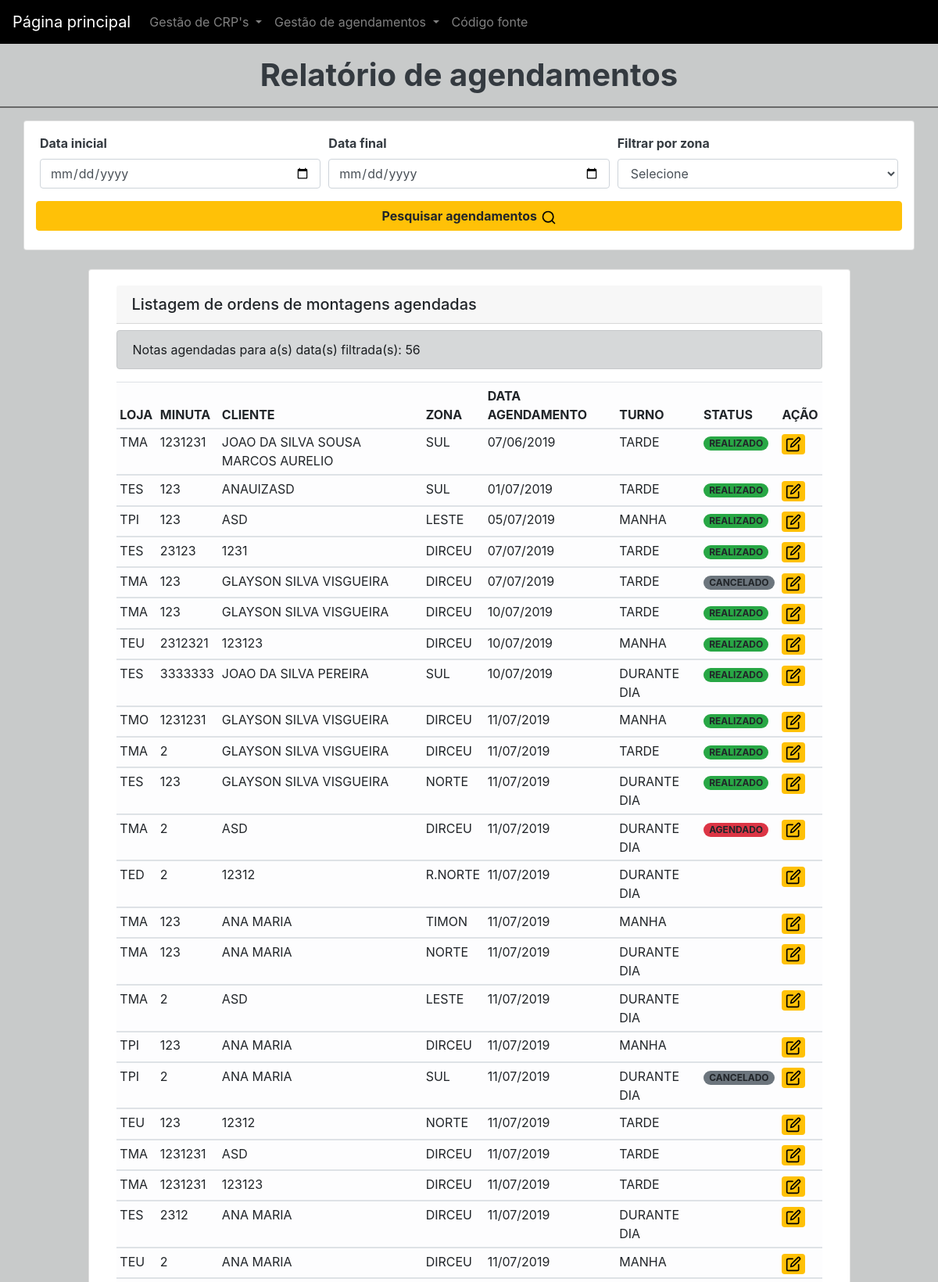
Screenshot of /listar-agendamentos/ (upper part) with the database file from the repository.
### montagem/models.py (models this page shows, shortened)
class Minuta(models.Model):
	id = models.AutoField(primary_key=True)
	loja = models.CharField('Loja:', choices=LOJAS,max_length = 3, blank=False)
	numMinuta = models.CharField('Minuta:', max_length = 7, blank=False)
	cliente = models.CharField('Cliente:', max_length = 150, blank = False)
	created_at = models.DateTimeField('Criado em',auto_now_add = True)
	updated_at = models.DateTimeField('Atualizado em',auto_now = True)
	zona = models.CharField('Zona:', choices=ZONAS,max_length = 8, blank=False)
	dataAgendamento = models.DateField('Data de agendamento:', blank=False)
	turnoAgendamento = models.CharField('Turno de agendamento:', choices=TURNO_DISPONIVEL,max_length = 11, blank=False,default='DURANTE DIA')
	status = models.CharField('Status de montagem:', choices=STATUS,max_length = 9, blank=True)
	class Meta:
		verbose_name = "Minuta"
		verbose_name_plural = "Minutas"
		ordering = ['id','loja','numMinuta','cliente']

### core/views.py (the view, shortened to what this page needs)
# urls.py: path('listar-agendamentos/',views.listarAgendamentos, name="listarAgendamentos"),
def listarAgendamentos(request):
    agendamentos = Minuta.objects.all().order_by('dataAgendamento')
    agendamentos_norte = Minuta.objects.filter(zona='NORTE')
    agendamentos_sul = Minuta.objects.filter(zona='SUL')
    agendamentos_dirceu = Minuta.objects.filter(zona='DIRCEU')
    agendamentos_leste = Minuta.objects.filter(zona='LESTE')
    agendamentos_timon = Minuta.objects.filter(zona='TIMON')
    qtdNorte = Minuta.objects.filter(zona='NORTE').count()
    contadorAgendamentos = Minuta.objects.all().count()
    qtdDirceu = Minuta.objects.filter(zona='DIRCEU').count()
    qtdTimon = Minuta.objects.filter(zona='TIMON').count()
    qtdLeste = Minuta.objects.filter(zona='LESTE').count()
    template_name = 'listar-agendamentos.html'
    data_inicio_query = request.GET.get('date_min')
    data_final_query = request.GET.get('date_max')
    zona_escolhida = request.GET.get('zona_escolhida')
    if is_valid_queryparam(data_final_query):
        agendamentos = agendamentos.filter(dataAgendamento__lte=data_final_query)
    context = {
        'agendamentos': agendamentos,
        'agendamentos_norte' :agendamentos_norte,
        'agendamentos_sul' :agendamentos_sul,
        'agendamentos_dirceu' :agendamentos_dirceu,
        'agendamentos_leste' :agendamentos_leste,
        'agendamentos_timon' :agendamentos_timon,
        'qtdNorte': qtdNorte,
        'contadorAgendamentos':contadorAgendamentos,
        'qtdDirceu': qtdDirceu,
        'qtdTimon': qtdTimon,
        'qtdLeste': qtdLeste,
    }
    return render(request, template_name, context)

### core/views.py (called while the page is built)
def is_valid_queryparam(param):
    return param != '' and param is not None

### core/templates/listar-agendamentos.html (shortened to what this page needs)
{% extends "base.html" %}
{% load static %}
{% block content %}
<div class="container">
	<h1 class="col text-dark text-center"><strong>Relatório de agendamentos</strong></h1>
</div>
<hr style="
      background-color: #6E6E6E;
      height: 1px;">
<div class="container card">
	<form>
		<div class="form-row mx-auto mt-3">
			<div class="col-4 ">
				<label class="text-dark " for="publishDateMin"><strong>Data inicial</strong></label>
				<input type="date" class="form-control" id="publishDateMin" name="date_min">
			</div>
			<div class="col-4">
				<label class="text-dark" for="publishDateMax"><strong>Data final</strong></label>
				<input type="date" class="form-control" id="publishDateMax" name="date_max">
			</div>
			<div class="col-4">
				<div class="form-group">
					<label class="text-dark" for="exampleFormControlSelect1"><strong>Filtrar por zona</strong></label>
					<select class="form-control" id="exampleFormCo2trolSelect1" name="zona_escolhida">
						<option value="">Selecione</option>
					</select>
				</div>
			</div>
			<button type="submit" class="btn btn-warning btn-block"><strong>Pesquisar agendamentos</strong>&nbsp;<img src="/static/feather/search.svg" alt="edit" class="icone"></button>
		</form>
	</div><br>
<div class="container-fluid mt-4">
	<div class="col-10 table-responsive mx-auto card">
		<div class="card-body">
			<h5 class="card-header">Listagem de ordens de montagens agendadas</h5>
		<div class="alert alert-dark mt-2" role="alert">
			Notas agendadas para a(s) data(s) filtrada(s): {{contadorAgendamentos}}
		</div>
		<table class="table table-sm table-hover table-light">
			<thead>
				<tr>
					<th scope="col ">LOJA</th>
					<th scope="col">MINUTA</th>
					<th scope="col">CLIENTE</th>
					<th scope="col">ZONA</th>
					<th scope="col">DATA AGENDAMENTO</th>
					<th scope="col">TURNO</th>
					<th scope="col">STATUS</th>
					<th scope="col">AÇÃO</th>
				</tr>
			</thead>
			<tbody>
				<tr>
					{% for agendamento in agendamentos %}
					<td>{{ agendamento.loja }}</td>
					<td>{{ agendamento.numMinuta }}</td>
					<td>{{ agendamento.cliente|upper }}</td>
					<td>{{ agendamento.zona }}</td>
					<td>{{ agendamento.dataAgendamento|date:"d/m/Y" }}</td>
					<td>{{ agendamento.turnoAgendamento }}</td>
					<td>
						{% if agendamento.status == "REALIZADO" %}
						<a class="badge badge-pill badge-success mx-auto">{{ agendamento.status}}</a>
						{% elif agendamento.status == "AGENDADO" %}
						<a class="badge badge-pill badge-danger mx-auto">{{ agendamento.status}}</a>
						{% else %}
						<a class="badge badge-pill badge-secondary mx-auto">{{ agendamento.status}}</a>
						{% endif%}
					</td>
					<td><a href="{% url 'editarAgendamento' pk=agendamento.pk %}" class="badge badge-warning" data-toggle="tooltip" data-placement="top" title="Editar agendamento"><img src="/static/feather/edit.svg" alt="edit" class="icone"></a>&nbsp;<a href="#" class="badge badge-warning"></a></td>
				</tr>
			</tbody>{% endfor %}
		</table>
	</div>
</div>
{% endblock %}

### core/templates/base.html (style rules this page uses)
.icone { width:20px; }
.background-site { background: rgb(200, 202, 202); background-repeat: repeat; background-size:100%; }

### rows the page displays
Minuta: loja "TMA", numMinuta "1231231", cliente "JOAO DA SILVA SOUSA MARCOS AURELIO", zona "SUL", dataAgendamento "07/06/2019", turnoAgendamento "TARDE", status "REALIZADO"
Minuta: loja "TES", numMinuta "123", cliente "ANAUIZASD", zona "SUL", dataAgendamento "01/07/2019", turnoAgendamento "TARDE", status "REALIZADO"
Minuta: loja "TPI", numMinuta "123", cliente "ASD", zona "LESTE", dataAgendamento "05/07/2019", turnoAgendamento "MANHA", status "REALIZADO"
Minuta: loja "TES", numMinuta "23123", cliente "1231", zona "DIRCEU", dataAgendamento "07/07/2019", turnoAgendamento "TARDE", status "REALIZADO"
Minuta: loja "TMA", numMinuta "123", cliente "GLAYSON SILVA VISGUEIRA", zona "DIRCEU", dataAgendamento "07/07/2019", turnoAgendamento "TARDE", status "CANCELADO"
Minuta: loja "TMA", numMinuta "123", cliente "GLAYSON SILVA VISGUEIRA", zona "DIRCEU", dataAgendamento "10/07/2019", turnoAgendamento "TARDE", status "REALIZADO"
Minuta: loja "TEU", numMinuta "2312321", cliente "123123", zona "DIRCEU", dataAgendamento "10/07/2019", turnoAgendamento "MANHA", status "REALIZADO"
Minuta: loja "TES", numMinuta "3333333", cliente "JOAO DA SILVA PEREIRA", zona "SUL", dataAgendamento "10/07/2019", turnoAgendamento "DURANTE DIA", status "REALIZADO"
Minuta: loja "TMO", numMinuta "1231231", cliente "GLAYSON SILVA VISGUEIRA", zona "DIRCEU", dataAgendamento "11/07/2019", turnoAgendamento "MANHA", status "REALIZADO"
Minuta: loja "TMA", numMinuta "2", cliente "GLAYSON SILVA VISGUEIRA", zona "DIRCEU", dataAgendamento "11/07/2019", turnoAgendamento "TARDE", status "REALIZADO"
Minuta: loja "TES", numMinuta "123", cliente "GLAYSON SILVA VISGUEIRA", zona "NORTE", dataAgendamento "11/07/2019", turnoAgendamento "DURANTE DIA", status "REALIZADO"
Minuta: loja "TMA", numMinuta "2", cliente "ASD", zona "DIRCEU", dataAgendamento "11/07/2019", turnoAgendamento "DURANTE DIA", status "AGENDADO"
Minuta: loja "TED", numMinuta "2", cliente "12312", zona "R.NORTE", dataAgendamento "11/07/2019", turnoAgendamento "DURANTE DIA"
Minuta: loja "TMA", numMinuta "123", cliente "ANA MARIA", zona "TIMON", dataAgendamento "11/07/2019", turnoAgendamento "MANHA"
Minuta: loja "TMA", numMinuta "123", cliente "ANA MARIA", zona "NORTE", dataAgendamento "11/07/2019", turnoAgendamento "DURANTE DIA"
Minuta: loja "TMA", numMinuta "2", cliente "ASD", zona "LESTE", dataAgendamento "11/07/2019", turnoAgendamento "DURANTE DIA"
Minuta: loja "TPI", numMinuta "123", cliente "ANA MARIA", zona "DIRCEU", dataAgendamento "11/07/2019", turnoAgendamento "MANHA"
Minuta: loja "TPI", numMinuta "2", cliente "ANA MARIA", zona "SUL", dataAgendamento "11/07/2019", turnoAgendamento "DURANTE DIA", status "CANCELADO"
Minuta: loja "TEU", numMinuta "123", cliente "12312", zona "NORTE", dataAgendamento "11/07/2019", turnoAgendamento "TARDE"
Minuta: loja "TMA", numMinuta "1231231", cliente "ASD", zona "DIRCEU", dataAgendamento "11/07/2019", turnoAgendamento "TARDE"
Minuta: loja "TMA", numMinuta "1231231", cliente "123123", zona "DIRCEU", dataAgendamento "11/07/2019", turnoAgendamento "TARDE"
Minuta: loja "TES", numMinuta "2312", cliente "ANA MARIA", zona "DIRCEU", dataAgendamento "11/07/2019", turnoAgendamento "DURANTE DIA"
Minuta: loja "TEU", numMinuta "2", cliente "ANA MARIA", zona "DIRCEU", dataAgendamento "11/07/2019", turnoAgendamento "MANHA"

### other values shown
{{ contadorAgendamentos }} "56"
